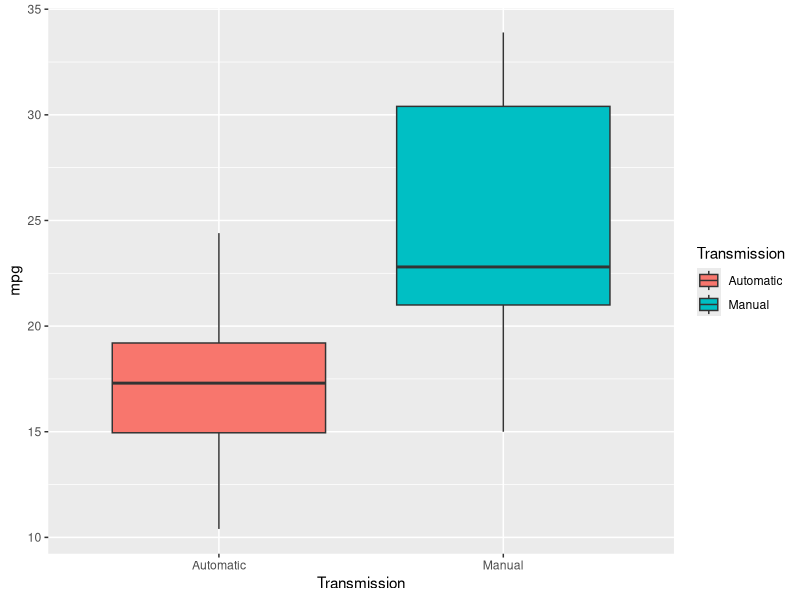
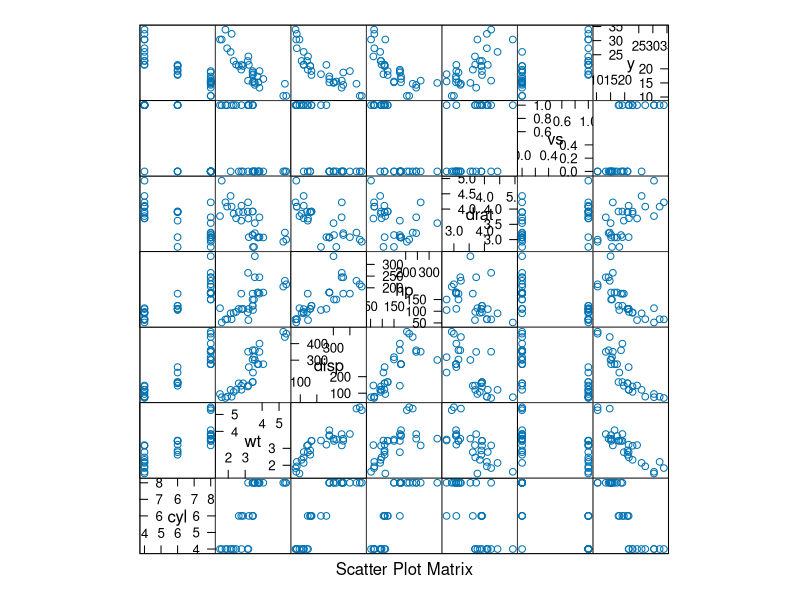
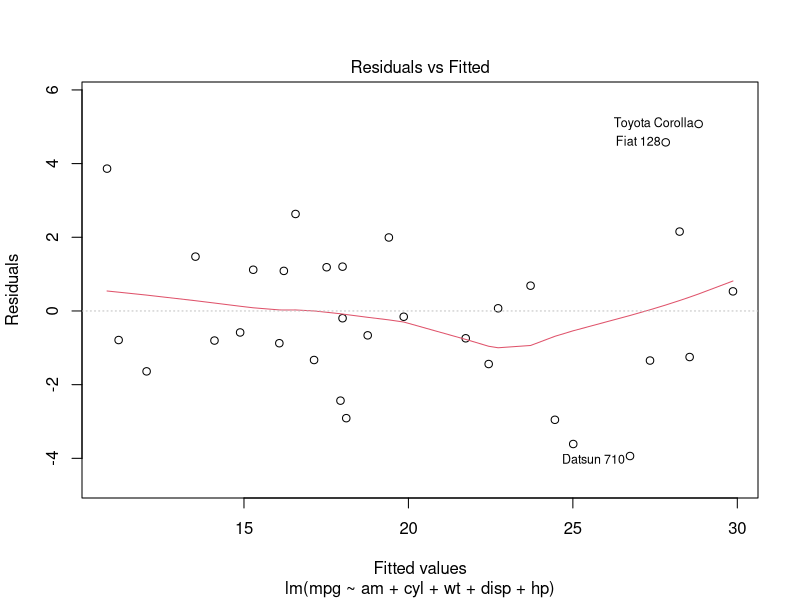
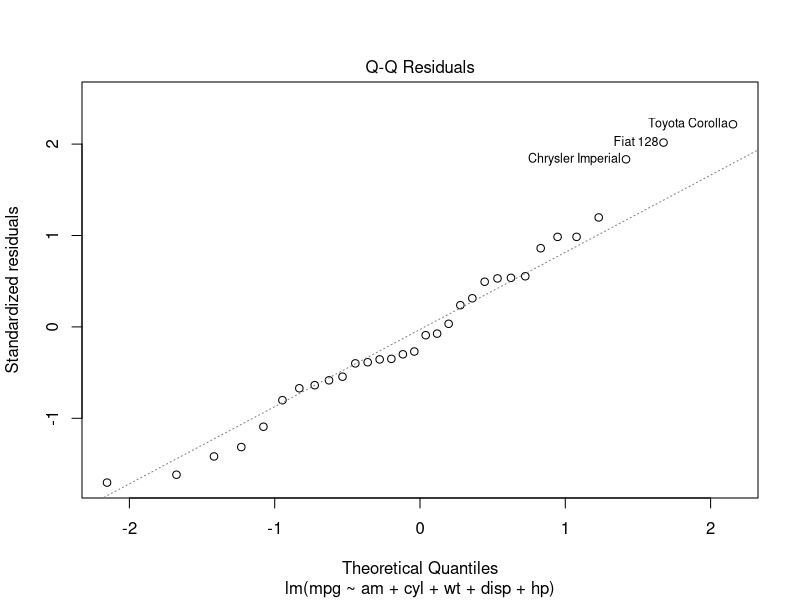

Generate these figures, in order, with R:
## ---- chunk 1
knitr::opts_chunk$set(echo = FALSE)
## ---- chunk 2
        library(dplyr)
        library(ggplot2)
        library(caret)
## ---- chunk 3
        data(mtcars)
        m <- mtcars
       # m$am = factor(m$am, levels = c("Automatic", "Manual"))
        
       # m <- mutate(m, Transmission = factor(m$am))
      #  levels(m$Transmission) = c("Automatic", "Manual")
## ---- chunk 4
        str(m)
        summary(m$mpg)
        table (m$am)
## ---- chunk 5
        ## include main heading and resize
        m <- mutate(m, Transmission = factor(m$am))
        levels(m$Transmission) = c("Automatic", "Manual")

        #m$am = factor(m$am)
        ggplot(m, aes(x=Transmission, y=mpg, fill = Transmission)) + geom_boxplot()

## ---- chunk 6
        m$am = factor(m$am)
        m1 <- lm(mpg ~ am, m)
        summary(m1)
## ---- chunk 7
        cor(mtcars$mpg, mtcars)

## ---- chunk 8
        featurePlot(x=m[, c("cyl", "wt", "disp", "hp", "drat", "vs")], y=m$mpg, plot="pairs")
        #featurePlot(x=m[, c("qsec", "vs", "gear", "carb")], y=m$mpg, plot="pairs")
## ---- chunk 9
        m$cyl <- factor(m$cyl)
        m$vs <- factor(m$vs)
        m2 <- update(m1, .~. + cyl)
        m3 <- update(m2, .~. + wt)
        m4 <- update(m3, .~. + disp)
        m5 <- update(m4, .~. + hp)
        m6 <- update(m5, .~. + drat)
        m7 <- update(m6, .~. + vs)
        
        ar2 <- c(summary(m2)$adj.r.squared, summary(m3)$adj.r.squared, summary(m4)$adj.r.squared, summary(m5)$adj.r.squared, summary(m6)$adj.r.squared, summary(m7)$adj.r.squared)
        
        ar2
## ---- chunk 10
        plot(m5, which = 1)
## ---- chunk 11
        influence.measures(m5)
## ---- chunk 12
        ## checking normal Q-Q plot
              plot(m5, which = 2)
## ---- chunk 13
        model2 <- aov(mpg ~ am, m)
        summary(model2)
